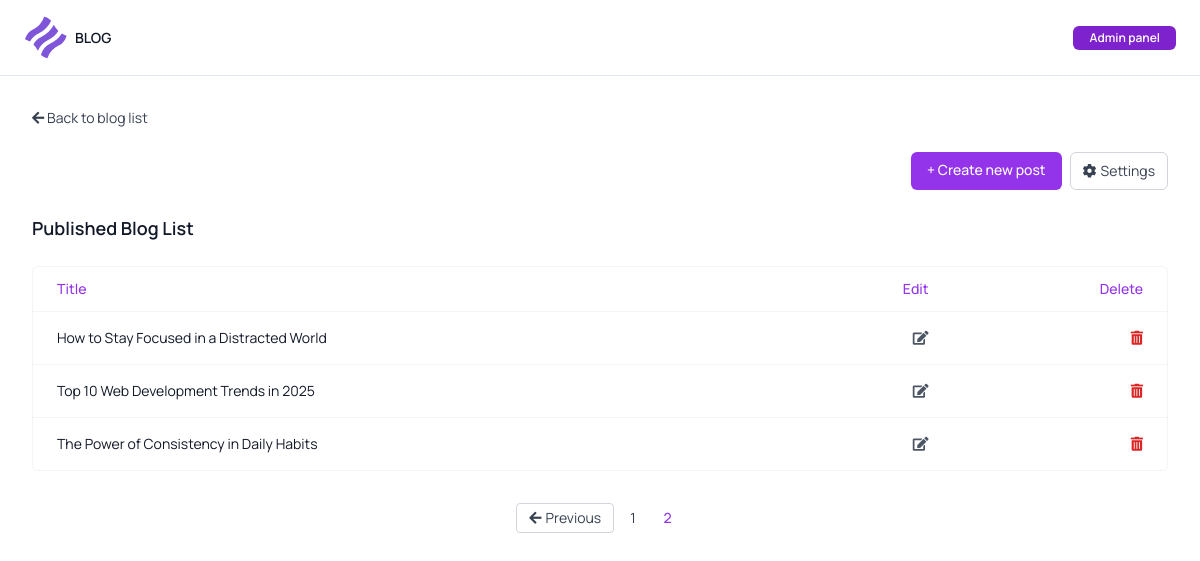
Page /admin/dashboard.php?page=2 on the committed database.
### tables this page shows
CREATE TABLE `blogs` (
  `id` int UNSIGNED NOT NULL,
  `title` varchar(255) NOT NULL,
  `description` text NOT NULL,
  `image` varchar(255) DEFAULT NULL,
  `created_at` timestamp NULL DEFAULT CURRENT_TIMESTAMP
);

### core/LH/Database.php (called while the page is built, shortened)
<?php
class Database {
    private static $instance = null;
    private $conn;
    private function __construct() {
        $this->conn = new PDO("mysql:host=localhost;dbname=blogcms", "root", "root");
    }
    public static function getInstance() {
        if (self::$instance === null) {
            self::$instance = new Database();
        }
        return self::$instance;
    }
    public function getConnection() {
        return $this->conn;
    }
}

### core/LH/Models/Blog.php (called while the page is built, shortened)
<?php
require_once __DIR__.'/../Database.php';
class Blog {
    private $db;
    public function __construct() {
        $this->db = Database::getInstance()->getConnection();
    }
    public function getAllPosts($limit, $offset) {
        $limit = (int) $limit;
        $offset = (int) $offset;
        $stmt = $this->db->prepare("SELECT * FROM blogs ORDER BY created_at DESC LIMIT $limit OFFSET $offset");
        $stmt->execute();
        return $stmt->fetchAll(PDO::FETCH_ASSOC);
    }
    public function countPosts() {
        return $this->db->query("SELECT COUNT(*) FROM blogs")->fetchColumn();
    }
}

### admin/dashboard.php (the view, shortened to what this page needs)
<?php
require_once __DIR__ . '/../core/LH/Database.php';
require_once __DIR__ . '/../core/LH/Models/Blog.php';
$blog = new Blog();
$postsPerPage = 8;
$totalPosts = $blog->countPosts();
$totalPages = ceil($totalPosts / $postsPerPage);
$currentPage = isset($_GET['page']) ? (int) $_GET['page'] : 1;
$offset = ($currentPage - 1) * $postsPerPage;
$posts = $blog->getAllPosts($postsPerPage, $offset);
?>
<html lang="en">
<head>
    <script src="https://cdn.tailwindcss.com"></script>
    <link href="https://cdnjs.cloudflare.com/ajax/libs/font-awesome/5.15.3/css/all.min.css" rel="stylesheet" />
</head>
<body class="bg-white text-gray-900 min-h-screen flex flex-col">
    <?php include __DIR__ . '/../header.php'; ?>
    <main class="flex-grow max-w-7xl mx-auto w-full px-4 sm:px-6 lg:px-8 py-8">
        <div class="flex items-center space-x-2 text-sm text-gray-700 mb-6 cursor-pointer select-none">
            <a href="../index.php">
                <i class="fas fa-arrow-left"></i>
                <span>Back to blog list</span>
            </a>
        </div>
        <div class="flex justify-end space-x-2 mb-6">
            <a href="create.php" aria-label="Create new post"
                class="bg-purple-600 text-white text-sm font-medium rounded-md px-4 py-2 hover:bg-purple-700 transition sm:flex hidden"
                role="button">
                + Create new post
            </a>
            <a href="settings.php" aria-label="Settings"
                class="border border-gray-300 text-gray-700 text-sm font-normal rounded-md px-3 py-2 hover:bg-gray-100 transition flex items-center space-x-1 sm:flex hidden"
                type="button">
                <i class="fas fa-cog"></i>
                <span>
                    Settings
                </span>
            </a>
        </div>
        <h1 class="text-gray-900 font-semibold text-lg mb-6">Published Blog List</h1>
        <div class="overflow-x-auto rounded-md border border-gray-100">
            <table class="min-w-full divide-y divide-gray-100">
                <thead class="bg-white">
                    <tr>
                        <th class="px-6 py-3 text-left text-purple-600 text-sm font-medium select-none" scope="col">
                            Title</th>
                        <th class="px-6 py-3 text-right text-purple-600 text-sm font-medium select-none" scope="col">
                            Edit</th>
                        <th class="px-6 py-3 text-right text-purple-600 text-sm font-medium select-none" scope="col">
                            Delete</th>
                    </tr>
                </thead>
                <tbody class="bg-white divide-y divide-gray-100 text-gray-900 text-sm">
                    <?php foreach ($posts as $post): ?>
                        <tr>
                            <td class="px-6 py-4 whitespace-nowrap"><?= htmlspecialchars($post['title']) ?></td>
                            <td class="px-6 py-4 whitespace-nowrap text-right">
                                <button aria-label="Edit <?= htmlspecialchars($post['title']) ?>"
                                    class="text-gray-600 hover:text-gray-900 edit-btn"
                                    data-title="<?= htmlspecialchars($post['title']) ?>"
                                    data-description="<?= htmlspecialchars($post['description']) ?>"
                                    data-image="<?= htmlspecialchars($post['image']) ?>">
                                    <i class="fas fa-edit"></i>
                                </button>
                            </td>
                            <td class="px-6 py-4 whitespace-nowrap text-right">
                                <label for="delete-toggle" aria-label="Delete <?= htmlspecialchars($post['title']) ?>"
                                    class="text-red-600 hover:text-red-700">
                                    <i class="fas fa-trash-alt"></i>
                                </label>
                            </td>
                        </tr>
                    <?php endforeach; ?>
                </tbody>
            </table>
        </div>
        <nav aria-label="Pagination"
            class="mt-8 flex justify-center items-center space-x-1 text-gray-700 text-sm select-none">
            <?php if ($currentPage > 1): ?>
                <a href="?page=<?= $currentPage - 1 ?>"
                    class="flex items-center space-x-1 rounded border border-gray-300 px-3 py-1 hover:bg-gray-100 transition">
                    <i class="fas fa-arrow-left"></i>
                    <span>Previous</span>
                </a>
            <?php endif; ?>
            <?php for ($i = 1; $i <= $totalPages; $i++): ?>
                <a href="?page=<?= $i ?>"
                    class="px-3 py-1 rounded <?= $i === $currentPage ? 'text-purple-600 font-medium hover:bg-purple-50 transition' : 'hover:bg-gray-100 transition' ?>">
                    <?= $i ?>
                </a>
            <?php endfor; ?>
        </nav>
    </main>
</body>
</html>

### admin/dashboard.php (style rules this page uses)
body { font-family: 'Manrope', sans-serif; }

### header.php (style rules this page uses)
body { font-family: 'Manrope', sans-serif; }

### rows in the picture
blogs: title "How to Stay Focused in a Distracted World"
blogs: title "Top 10 Web Development Trends in 2025"
blogs: title "The Power of Consistency in Daily Habits"
